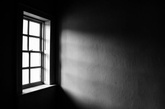
#> input picture practica6/alto_contraste_img.jpg, 165 x 109 px, shrunk from 660 x 437 before the run
$ python practica6.py
#> lines starting #> are read from the running program, lines starting #| are printed output that depends on the picture
#> the answer given: 1
import cv2 as cv
import numpy as np
import matplotlib.pyplot as plt

# Función para cargar imágenes en escala de grises
def cargar_imagen(ruta):
#> called with ruta = 'alto_contraste_img.jpg'
    return cv.imread(ruta, cv.IMREAD_GRAYSCALE)
#> returned value is the input picture: shape (109, 165); min 0, max 255, mean 59.6

# Mostrar imágenes originales y procesadas lado a lado
def mostrar_imagen_comparativa(titulo, img_original, img_procesada):
    plt.figure(figsize=(10, 5))
    plt.subplot(1, 2, 1)
    plt.title("Imagen Original")
    plt.imshow(img_original, cmap='gray')
    plt.axis('off')
    plt.subplot(1, 2, 2)
    plt.title(titulo)
    plt.imshow(img_procesada, cmap='gray')
    plt.axis('off')
    plt.tight_layout()
    plt.show()

# Transformada de Fourier
def transformar_fourier(img):
    dft = np.fft.fft2(img)
    dft_shift = np.fft.fftshift(dft)
    return dft_shift

# Transformada inversa
def inversa_fourier(dft_shift):
    dft_ishift = np.fft.ifftshift(dft_shift)
    img_back = np.fft.ifft2(dft_ishift)
    return np.abs(img_back)

# Crear un filtro ideal de paso bajo
def filtro_ideal_paso_bajo(shape, radio):
    filas, columnas = shape
    centro = (filas // 2, columnas // 2)
    filtro = np.zeros(shape, dtype=np.float32)
    for i in range(filas):
        for j in range(columnas):
            distancia = np.sqrt((i - centro[0])**2 + (j - centro[1])**2)
            if distancia <= radio:
                filtro[i, j] = 1
    return filtro

# Crear un filtro Butterworth de paso bajo
def filtro_butterworth_paso_bajo(shape, radio, orden):
    filas, columnas = shape
    centro = (filas // 2, columnas // 2)
    filtro = np.zeros(shape, dtype=np.float32)
    for i in range(filas):
        for j in range(columnas):
            distancia = np.sqrt((i - centro[0])**2 + (j - centro[1])**2)
            filtro[i, j] = 1 / (1 + (distancia / radio)**(2 * orden))
    return filtro

# Crear un filtro Gaussiano de paso bajo
def filtro_gaussiano_paso_bajo(shape, radio):
    filas, columnas = shape
    centro = (filas // 2, columnas // 2)
    filtro = np.zeros(shape, dtype=np.float32)
    for i in range(filas):
        for j in range(columnas):
            distancia = np.sqrt((i - centro[0])**2 + (j - centro[1])**2)
            filtro[i, j] = np.exp(-(distancia**2) / (2 * (radio**2)))
    return filtro

# Aplicar filtro en el dominio de la frecuencia
def aplicar_filtro(img, filtro):
    dft_shift = transformar_fourier(img)
    dft_filtrado = dft_shift * filtro
    img_filtrada = inversa_fourier(dft_filtrado)
    return img_filtrada

# Menú de filtros
def menu_opciones_operaciones(img):
    while True:
        print("\nOpciones de Filtros:")
        print("1. ILPF (Filtro Ideal Pasa Bajo)")
        print("2. BLPF (Filtro Butterworth Pasa Bajo)")
        print("3. GLPF (Filtro Gaussiano Pasa Bajo)")
        print("4. IHPF (Filtro Ideal Pasa Alto)")
        print("5. BHPF (Filtro Butterworth Pasa Alto)")
        print("6. GHPF (Filtro Gaussiano Pasa Alto)")
        print("0. Salir al menú de imágenes")

        opcion = int(input("Elige una opción: "))
        if opcion == 0:
            print("Regresando al menú principal...")
            break

        radio = int(input("Ingresa el radio del filtro: "))
        if opcion in [2, 5]:
            orden = int(input("Ingresa el orden del filtro Butterworth: "))

        if opcion == 1:
            filtro = filtro_ideal_paso_bajo(img.shape, radio)
        elif opcion == 2:
            filtro = filtro_butterworth_paso_bajo(img.shape, radio, orden)
        elif opcion == 3:
            filtro = filtro_gaussiano_paso_bajo(img.shape, radio)
        elif opcion == 4:
            filtro = 1 - filtro_ideal_paso_bajo(img.shape, radio)
        elif opcion == 5:
            filtro = 1 - filtro_butterworth_paso_bajo(img.shape, radio, orden)
        elif opcion == 6:
            filtro = 1 - filtro_gaussiano_paso_bajo(img.shape, radio)
        else:
            print("Opción no válida.")
            continue

        img_procesada = aplicar_filtro(img, filtro)
        mostrar_imagen_comparativa(f"Filtro Aplicado (Opción {opcion})", img, img_procesada)

# Menú de selección de imágenes
def menu_imagen():
    while True:
        print("\nMenú de imágenes:")
        print("1. Imagen de alto contraste")
        print("2. Imagen de bajo contraste")
        print("3. Imagen de alta iluminación")
        print("4. Imagen de baja iluminación")
        print("0. Salir del programa")

        opcion = int(input("Elige una opción: "))
        if opcion == 1:
            return cargar_imagen("alto_contraste_img.jpg"), "Imagen de Alto Contraste"
        elif opcion == 2:
            return cargar_imagen("bajo_contraste.jpeg"), "Imagen de Bajo Contraste"
        elif opcion == 3:
            return cargar_imagen("alta_iluminacion.jpg"), "Imagen de Alta Iluminación"
        elif opcion == 4:
            return cargar_imagen("baja_iluminacion.jpg"), "Imagen de Baja Iluminación"
        elif opcion == 0:
            print("Saliendo del programa...")
            return None, None
        else:
            print("Opción no válida. Intente nuevamente.")

# Función principal
def main():
    while True:
        img, descripcion = menu_imagen()
#> descripcion = 'Imagen de Alto Contraste'
        if img is None:
            break
        print(f"\nSeleccionaste: {descripcion}")
#| Seleccionaste: Imagen de Alto Contraste
        menu_opciones_operaciones(img)
#> the loop in menu_opciones_operaciones, `while True:` made 3 passes; the answer given on pass 1: 1
#> pass 1, in aplicar_filtro, `img_filtrada = inversa_fourier(dft_filtrado)`:
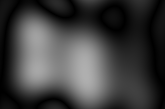
#> img_filtrada: shape (109, 165) float64; min 0.00539, max 176, mean 63.3
#> pass 1, in mostrar_imagen_comparativa, `plt.show()`:
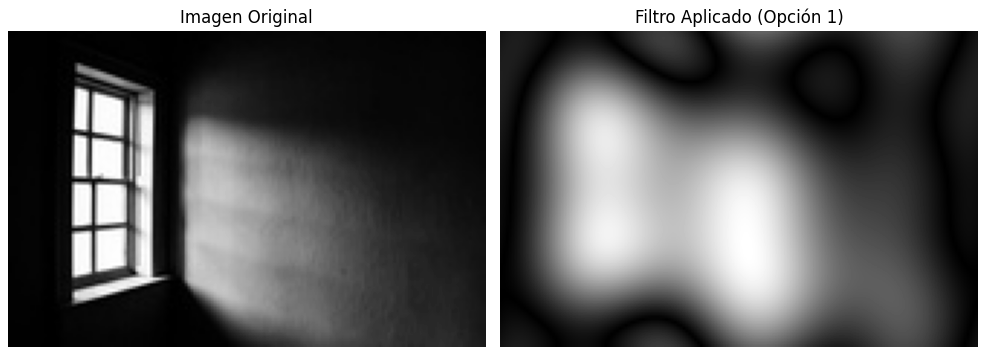
#> figure drawn by matplotlib, 2 panels

if __name__ == "__main__":
#> (the run stopped early here; a loop or call above may not have finished)
